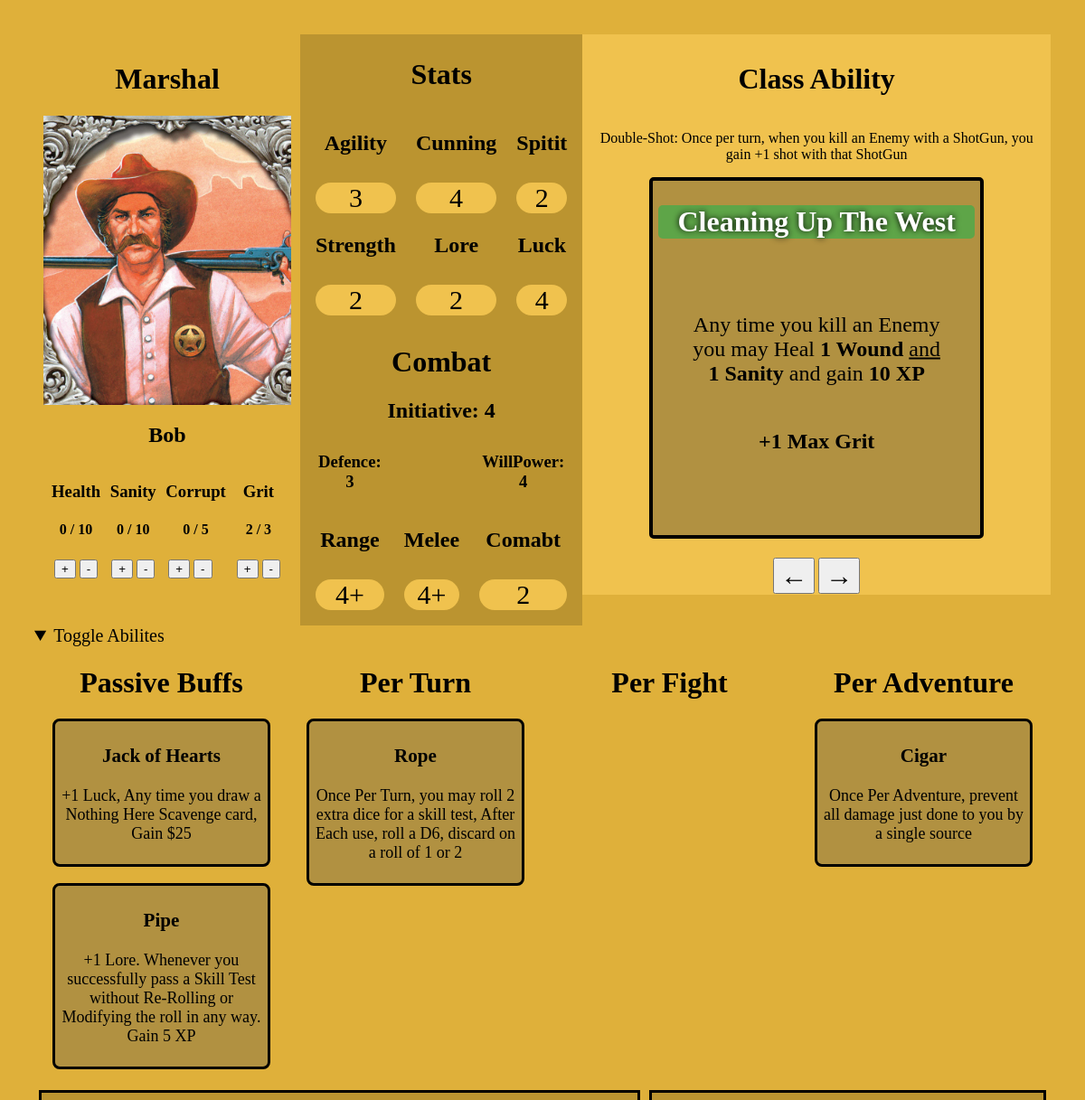
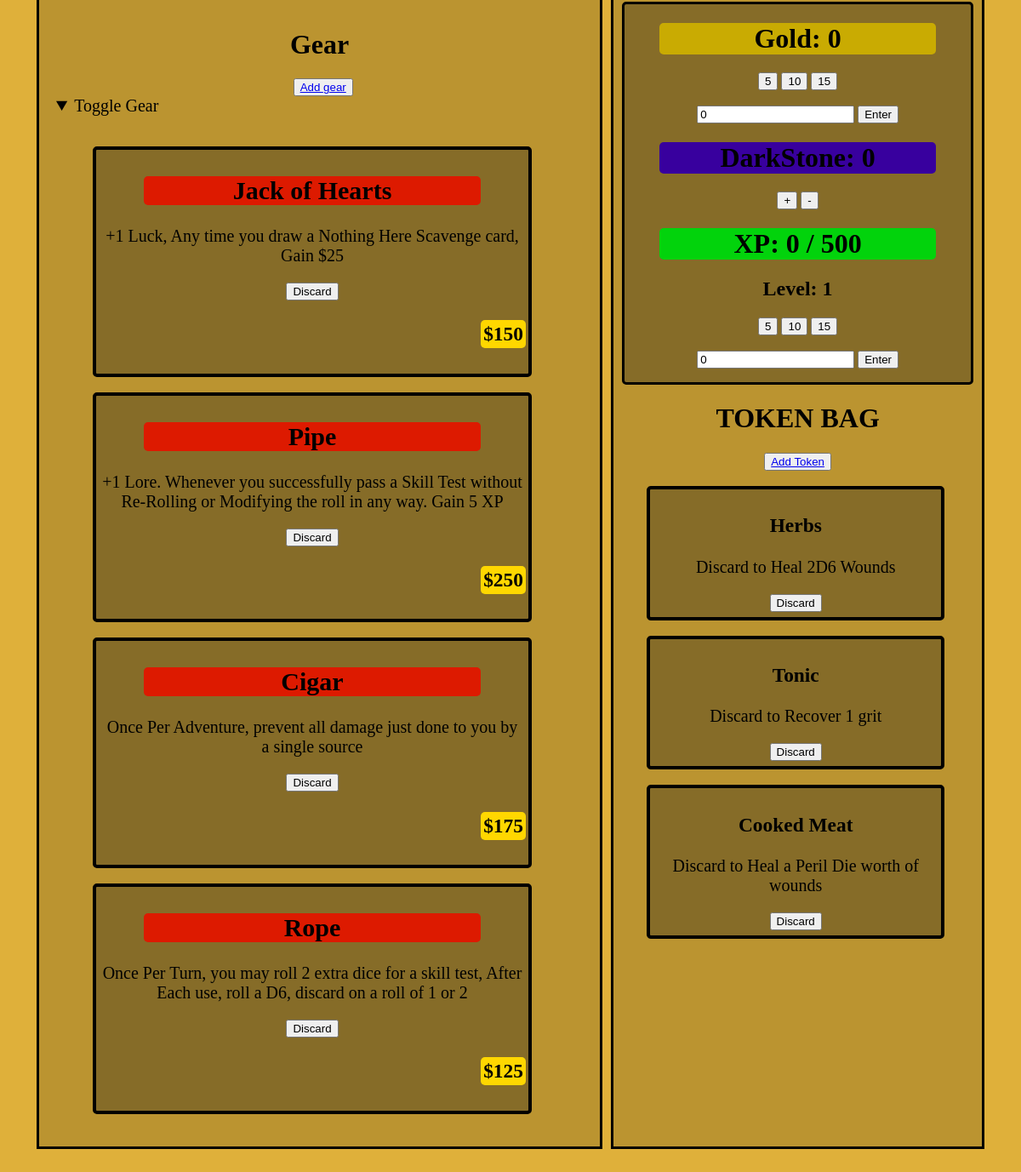
Page /characters/1/ on the committed database (2 pictures, top to bottom).
### characters/models.py (models this page shows, shortened)
class Character(models.Model):
    character_user = models.ForeignKey(
        settings.AUTH_USER_MODEL,
        on_delete=models.CASCADE,
        related_name="marshal_character",
    )
    class_options = (
        ("Marshal", "Marshal"),
        ("Rancher", "Rancher"),
        ("LawMan","LawMan"),
        ("PianoPlayer","PianoPlayer"),
        ("IndianScout","IndianScout"),
        ("Bandido","Bandido"),
        ("Preacher","Preacher"),
        ("GunSlinger","GunSlinger"),
    )
    character_class = models.CharField(choices=class_options, default="Marshal")
    character_name = models.CharField(max_length=25,blank=False)
    character_init = models.BooleanField(default= False)
    agility = models.IntegerField(default=0)
    cunning = models.IntegerField(default=0)
    spirit = models.IntegerField(default=0)
    strength = models.IntegerField(default=0)
    luck = models.IntegerField(default=0)
    lore = models.IntegerField(default=0)
    weight = models.IntegerField(default=0)
    initiative = models.IntegerField(default=0)
    range_to_hit = models.IntegerField(default=0)
    melee_to_hit = models.IntegerField(default=0)
    combat = models.IntegerField(default=0)
    health = models.IntegerField(default=0)
    defence = models.IntegerField(default=0)
    sanity = models.IntegerField(default=0)
    willpower = models.IntegerField(default=0)
    current_weight = models.IntegerField(default=0)
    current_health = models.IntegerField(default = 0)
    current_sanity = models.IntegerField(default= 0 )
    max_grit = models.IntegerField(default=2)
    current_grit = models.IntegerField(default=2)
    corruption = models.IntegerField(default=5)
    current_corruption = models.IntegerField(default=0)
    class_card = models.IntegerField(default=1)
    gold = models.IntegerField(default=0)
    dark_stone = models.IntegerField(default=0)
    xp = models.IntegerField(default=0)
    level = models.IntegerField(default=1)

class Character_Gear(models.Model):
    assigned_to_character = models.ForeignKey(
        Character,
        on_delete=models.CASCADE,
          related_name='equiped_gear')
    gear = models.ForeignKey(
        Gear,
        on_delete=models.CASCADE,
          related_name='character_gear',
          default= 1)
    equiped = models.BooleanField(default= False)

class Side_Bag(models.Model):
    assigned_to_character = models.ForeignKey(
        Character,
        on_delete=models.CASCADE,
          related_name='side_bag')
    token = models.ForeignKey(
        Token,
        on_delete=models.CASCADE,
          related_name='character_token',
          default= 1)

### equipment/models.py (models this page shows, shortened)
class Gear(models.Model):
    name = models.CharField(default="Gear Name")
    description = models.TextField(default="Dose stuff")
    buff_options = (
        ("none","none"),
        ('passive','passive'),
        ('turn','turn'),
        ('fight','fight'),
        ('adventure','adventure'),
    )
    buff_type = models.CharField(choices= buff_options, default="none")
    weight = models.IntegerField(default=1)
    value = models.CharField(default=0)
    dark_stone = models.IntegerField(default=0)
    agility_buff = models.IntegerField(default=0)
    cunning_buff = models.IntegerField(default=0)
    spirit_buff = models.IntegerField(default=0)
    strength_buff = models.IntegerField(default=0)
    lore_buff = models.IntegerField(default=0)
    luck_buff = models.IntegerField(default=0)
    initiative_buff = models.IntegerField(default=0)

class Token(models.Model):
    name = models.CharField(default= "Token")
    description = models.TextField(default= "Discard to ")

### characters/views.py (the view, shortened to what this page needs)
# urls.py: path("<int:pk>/", Character_View.as_view(), name="character_detail"),
class Character_View(DetailView):
    model = Character
    def get_template_names(self):
         character = self.get_object()
         return f'{character.character_class}_details.html'
    def get_object(self, queryset=None):
        obj = super().get_object(queryset)
        return Character.objects.get(pk=obj.pk)

### templates/marshal_details.html (shortened to what this page needs)
{% extends "base.html" %}
{% block content %}
<div class = 'container'>
  <div class="character_title">
    <h1>{{character.character_class}}</h1>
    <img src="/static/img/Us_Marshal.png">
    <h2>{{character.character_name}}</h2>
    <div
    style="
    display: flex;
    flex-direction: row;
    justify-content: space-evenly;
    ">
      <div>
        <h3>Health</h3>
        <h4 id = "current_wounds">{{character.current_health}} / {{character.health}}</h4>
        <table>
          <tr>
            <td>
              <form method="post" id = "health+">
              <button type="submit">+</button>
            </form>
            </td>
            <td>
              <form method="post" id = "health-">
              <button type="submit">-</button>
            </form>
            </td>
          </tr>
        </table>
      </div>
      <div>
        <h3>Sanity</h3>
        <h4 id = "current_sanity">{{character.current_sanity}} / {{character.sanity}}</h4>
        <table>
          <tr>
            <td>
              <form method="post" id = "sanity+">
              <button type="submit">+</button>
            </form>
            </td>
            <td>
              <form method="post" id = "sanity-" >
              <button type="submit">-</button>
            </form>
            </td>
          </tr>
        </table>
      </div>
      <div>
        <h3>Corrupt</h3>
        <h4 id = "current_corruption">{{character.current_corruption}} / {{character.corruption}}</h4>
        <table>
          <tr>
            <td>
              <form method="post" id = "corupt+">
              <button type="submit">+</button>
            </form>
            </td>
            <td>
              <form method="post" id = "corupt-" >
              <button type="submit">-</button>
            </form>
            </td>
          </tr>
        </table>
      </div>
      <div>
        <h3>Grit</h3>
        <h4 id = "current_grit">{{character.current_grit}} / {{character.max_grit}}</h4>
        <table>
          <tr>
            <td>
              <form method="post" id = "grit+">
              <button type="submit">+</button>
            </form>
            </td>
            <td>
              <form method="post" id = "grit-" >
              <button type="submit">-</button>
            </form>
            </td>
          </tr>
        </table>
      </div>
    </div>
  </div>
  <div style="
  background-color: #bb9430;
  height: fit-content;
  ">
  <div class = 'stat_info'>
    <table>
      <h1>Stats</h1>
      <tr>
        <td>
          <h2>Agility</h2>
          <p id = "agility">{{character.agility}}</p>
        </td>
        <td>
          <h2>Cunning</h2>
          <p id = "cunning">{{character.cunning}}</p>
        </td>
        <td>
          <h2>Spitit</h2>
          <p id = "spirit">{{character.spirit}}</p>
        </td>
      </tr>
      <tr style="text-align: center;">
        <td>
          <h2>Strength</h2>
          <p id = "strength">{{character.strength}}</p>
        </td>
        <td>
          <h2>Lore</h2>
          <p id = "lore">{{character.lore}}</p>
        </td>
        <td>
          <h2>Luck</h2>
          <p id = luck>{{character.luck}}</p>
        </td>
      </tr>
  </div>
  <div class = 'stat_info'>
  <table>
    <h1> Combat</h1>
    <h2 id = "initiative"> Initiative: {{character.initiative}}</h2>
    <tr>
      <td><h3 id = "defence">Defence: {{character.defence}}</h3></td>
      <td></td>
      <td><h3 id = "willpower">WillPower: {{character.willpower}}</h3></td>
    </tr>
    <tr>
        <td>
          <h2>Range</h2>
          <p id = "range">{{character.range_to_hit}}+</p>
        </td>
        <td>
          <h2>Melee</h2>
          <p id = "melee">{{character.melee_to_hit}}+</p>
        </td>
        <td>
          <h2>Comabt</h2>
          <p id = "combat">{{character.combat}}</p>
        </td>
      </tr>
  </table>
  </div>
  </div>
  <div class = 'abilites'>
    <h1> Class Ability</h1>
    <p>
      Double-Shot: Once per turn, when you kill an Enemy with a ShotGun, you gain +1 shot with that ShotGun
    </p>
    <div class = "card" id = "character_card">
      {% if character.class_card == 1 %}
        <h1>Rolling Thunder</h1>
        <p
        style="
        position: relative;
        padding: 30px;
        float: left;
        top: 20%;
        left: 50%;
        transform: translate(-50%, -50%);
        font-size: 24px;
        " >
          Any time you kill and Enemy, you may recover a <b>Grit</b> on the D6 roll of 4+
        </p>
      {% else %}
        <h1>Cleaning Up The West</h1>
        <p
        style="
        position: relative;
        padding: 30px;
        float: left;
        top: 20%;
        left: 50%;
        transform: translate(-50%, -50%);
        font-size: 24px;
        " >
          Any time you kill an Enemy you may Heal <b>1 Wound</b> <u> and</u> <b>1 Sanity</b> and gain <b>10 XP</b>
        </p>
        <br>
        <h2>+1 Max Grit</h2>
      {% endif %}
    </div>
    <br>
    <div>
      <table>
      <tr>
        <td>
          <div>
            <form action="post" id = "card_previous">
              <button style="font-size: 30px;">&#8592;</button>
            </form>
          </div>
        </td>
        <td>
          <div>
            <form action="post" id="card_next">
              <button style="font-size: 30px;"> &#8594; </button>
            </form>
          </div>
        </td>
      </tr>
    </table>
    </div>
  </div>
</div>
<details open>
  <summary style="font-size: 20px;">Toggle Abilites</summary>
  <div style="display: flex; flex-direction: row;">
    <div id = "passive"
      style="display: block; width: 100%; text-align: center; justify-items: center;">
      <h1> Passive Buffs </h1>
    </div>
    <div id = "per_turn"
      style="display: block; width: 100%; text-align: center; justify-items: center;">
      <h1> Per Turn </h1>
    </div>
    <div id = "per_fight"
    style="display: block; width: 100%; text-align: center; justify-items: center;">
      <h1> Per Fight </h1>
    </div>
    <div id = 'per_adventure'
      style="display: block; width: 100%; text-align: center; justify-items: center;">
      <h1> Per Adventure </h1>
    </div>
</div>
</details>
<div class = 'container'>
  <div class = 'equipment'>
    <div>
      <h1 style="text-align: center;">Gear</h1>
      <button style="position: relative; left: 45%;"><a href = '{% url "add_gear" character.pk%}'>Add gear</a></button>
      <details open>
        <summary style="font-size: 20px;">Toggle Gear</summary>
      <br>
      <br>
      {% for gear in character.equiped_gear.all %}
        <div class = 'gear_card'
        id = "gear_{{gear.pk}}"
        agility = '{{gear.gear.agility_buff}}'
        cunning = '{{gear.gear.cunning_buff}}'
        spirit = '{{gear.gear.spirit_buff}}'
        strength = '{{gear.gear.strength_buff}}'
        lore = '{{gear.gear.lore_buff}}'
        luck = '{{gear.gear.luck_buff}}'
        >
            <h2>{{gear.gear.name}}</h2>
            <p>{{gear.gear.description}}</p>
            <button onclick="Delete_Gear('{{gear.pk}}','gear_{{gear.pk}}')">Discard</button>
            <h3>${{gear.gear.value}}</h3>
        </div>
        <br>
      {% endfor %}
      </div>
  </div>
  <div class = 'resources'>
    <div style="
    background-color:  rgb(134, 108, 40);
    border: solid black 3px;
    border-radius: 5px;
    ">
      <div>
        <h1 class="gold_banner" id = "current_gold">Gold: {{character.gold}}</h1>
        <button onclick="Gold_Data(5)">5</button>
        <button onclick="Gold_Data(10)">10</button>
        <button onclick="Gold_Data(15)">15</button>
        <br>
        <br>
        <form method = 'post' id = 'gold'>
          <input type="number" id = 'gold_value' value="0">
          <button type="submit">Enter</button>
        </form>
      </div>
      <div>
        <h1 class = 'dark_stone_banner' id = 'current_dark_stone'>DarkStone: {{character.dark_stone}}</h1>
        <button onclick="Dark_Stone_Data('+')">+</button>
        <button onclick="Dark_Stone_Data('-')">-</button>
      </div>
        <div>
          <h1 class = "xp_banner" id = 'current_xp'>XP: {{character.xp}} / 500</h1>
          <h2>Level: {{character.level}}</h2>
          <button onclick="XP_Data(5)">5</button>
          <button onclick="XP_Data(10)">10</button>
          <button onclick="XP_Data(15)">15</button>
          <br>
          <br>
          <form method = 'post' id = 'xp'>
            <input type="number" id = 'xp_value' value="0">
            <button type="submit">Enter</button>
          </form>
        </div>
    </div>
    <div id = "side_bag">
        <h1>TOKEN BAG</h1>
        <button><a href = '{% url "add_token" character.pk%}'>Add Token</a></button>
        <br>
        <br>
        {% for token in character.side_bag.all %}
        <div class = 'token_card' id = 'token_{{token.pk}}'>
          <h3>{{token.token.name}}</h3>
          <p>{{token.token.description}}</p>
          <button onclick="Delete_Token('{{token.pk}}','token_{{token.pk}}'
            )">Discard</button>
        </div>
        <br>
        {% endfor %}
    </div>
  </div>
</div>
{% endblock content %}

### templates/base.html (shortened to what this page needs)
{%load static%}
<html>
  <head>
    <link rel = "stylesheet" href = "{% static 'css/Main.css' %}">
  </head>
  <body>
    <main>
      {% block content %}
      {% endblock content %}
    </main>
  </body>
</html>

### static/css/Main.css (style rules this page uses)
body { padding: 30px; background-color: #dfb03a; overflow-y: scroll; scrollbar-width: 2px; }
.container { display: flex; position: relative; }
.character_title { padding: 10px; align-items: center; justify-content: center; text-align: center; width: 30vw; }
.stat_info { padding: 5px; text-align: center; }
.stat_info table tr { text-align: center; ; }
.stat_info table tr td { padding: 10px; }
.stat_info table tr p { text-align: center; font-size: 30px; background-color: #f0c24e; border-radius: 50px; }
.abilites { background-color: #f0c24e; height: 600px; padding: 10px; text-align: center; max-width: 45vw; overflow-y: scroll; overflow-x: hidden; display: flex; flex-direction: column; align-items: center; justify-items: center; }
.card { padding: 6px; min-height: 380px; max-height: 380px; width: 350px; border: solid black; border-radius: 5px; border-width: 4px; background-color: rgb(177, 145, 65); }
.card h1 { background-color: rgb(94, 165, 72); border-radius: 5px; color: white; text-shadow: 0 0 7px black; }
.token_card { padding: 6px; width: 80%; border: solid black; border-radius: 5px; border-width: 4px; background-color: rgb(134, 108, 40); position: relative; left: 7%; font-size: 20px; }
.gear_card { padding: 6px; width: 80%; border: solid black; border-radius: 5px; border-width: 4px; background-color: rgb(134, 108, 40); position: relative; left: 7%; font-size: 20px; text-align: center; }
.gear_card h2 { width: 80%; background-color: rgb(221, 26, 0); border-radius: 5px; position: relative; left: 10%; }
.gear_card h3 { position: relative; padding: 3px; left: 90%; background-color: gold; width: fit-content; border-radius: 5px; }
.equipment { background-color: #bb9430; width: 60vw; margin: 5px; padding: 20px; border: solid black; }
.resources { padding: 10px; background-color: #bb9430; margin: 5px; width: 40vw; border: solid black; overflow-y: scroll; overflow-x: hidden; display: flex; flex-direction: column; text-align: center; }
.gold_banner { background-color: rgb(201, 171, 2); border-radius: 5px; width: 80%; left: 10%; position: relative; }
.dark_stone_banner { background-color: rgb(56, 0, 158); border-radius: 5px; width: 80%; left: 10%; position: relative; }
.xp_banner { background-color: rgb(2, 211, 12); border-radius: 5px; width: 80%; left: 10%; position: relative; }

### rows in the picture
Character: character_class "Marshal", character_name "Bob", current_health "0", health "10", current_sanity "0", sanity "10", current_corruption "0", corruption "5", current_grit "2", max_grit "3", agility "3", cunning "4", spirit "2", strength "2", lore "2", luck "4", initiative "4", defence "3", willpower "4", range_to_hit "4", melee_to_hit "4", combat "2", gold "0", dark_stone "0", xp "0", level "1"
Character_Gear: gear.name "Jack of Hearts", gear.description "+1 Luck, Any time you draw a Nothing Here Scavenge card, Gain $25", gear.value "150"
Character_Gear: gear.name "Pipe", gear.description "+1 Lore. Whenever you successfully pass a Skill Test without Re-Rolling or Modifying the roll in any way. Gain 5 XP", gear.value "250"
Character_Gear: gear.name "Cigar", gear.description "Once Per Adventure, prevent all damage just done to you by a single source", gear.value "175"
Character_Gear: gear.name "Rope", gear.description "Once Per Turn, you may roll 2 extra dice for a skill test, After Each use, roll a D6, discard on a roll of 1 or 2", gear.value "125"
Side_Bag: token.name "Herbs", token.description "Discard to Heal 2D6 Wounds"
Side_Bag: token.name "Tonic", token.description "Discard to Recover 1 grit"
Side_Bag: token.name "Cooked Meat", token.description "Discard to Heal a Peril Die worth of wounds"
